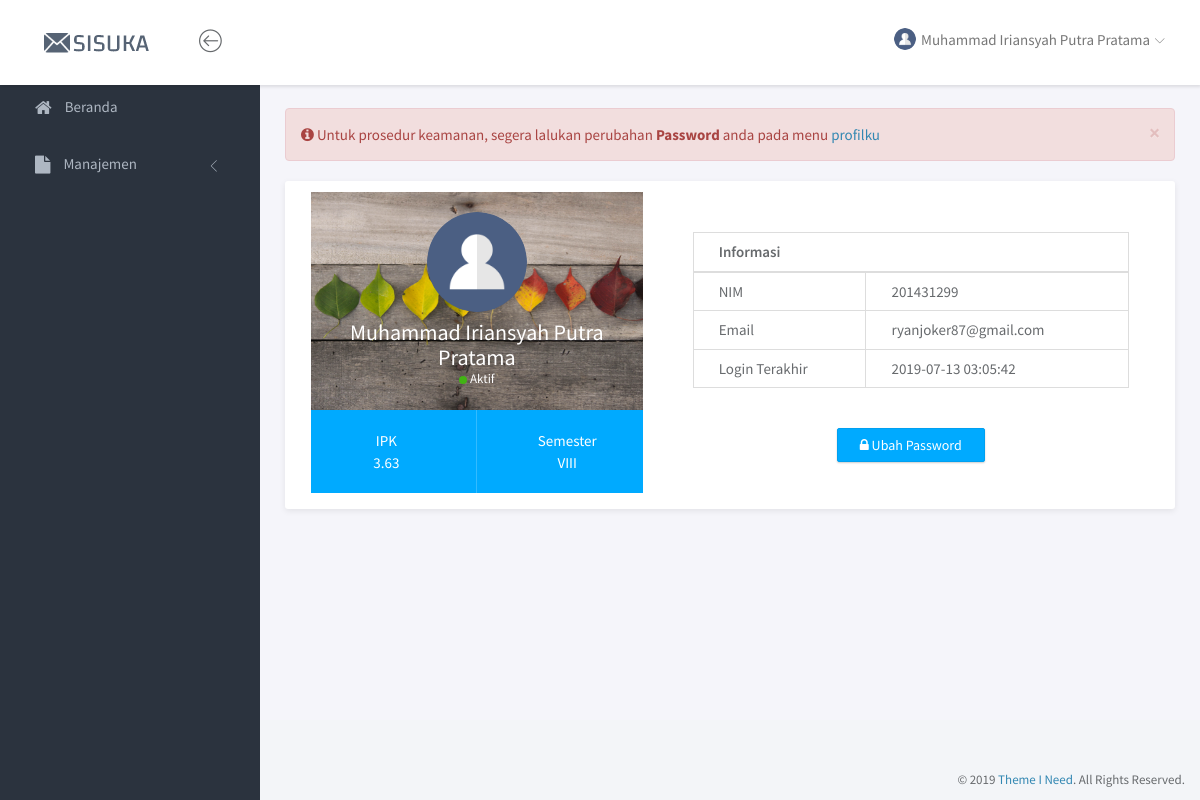
The app's page /index.php?page=profil (signed in), older data.
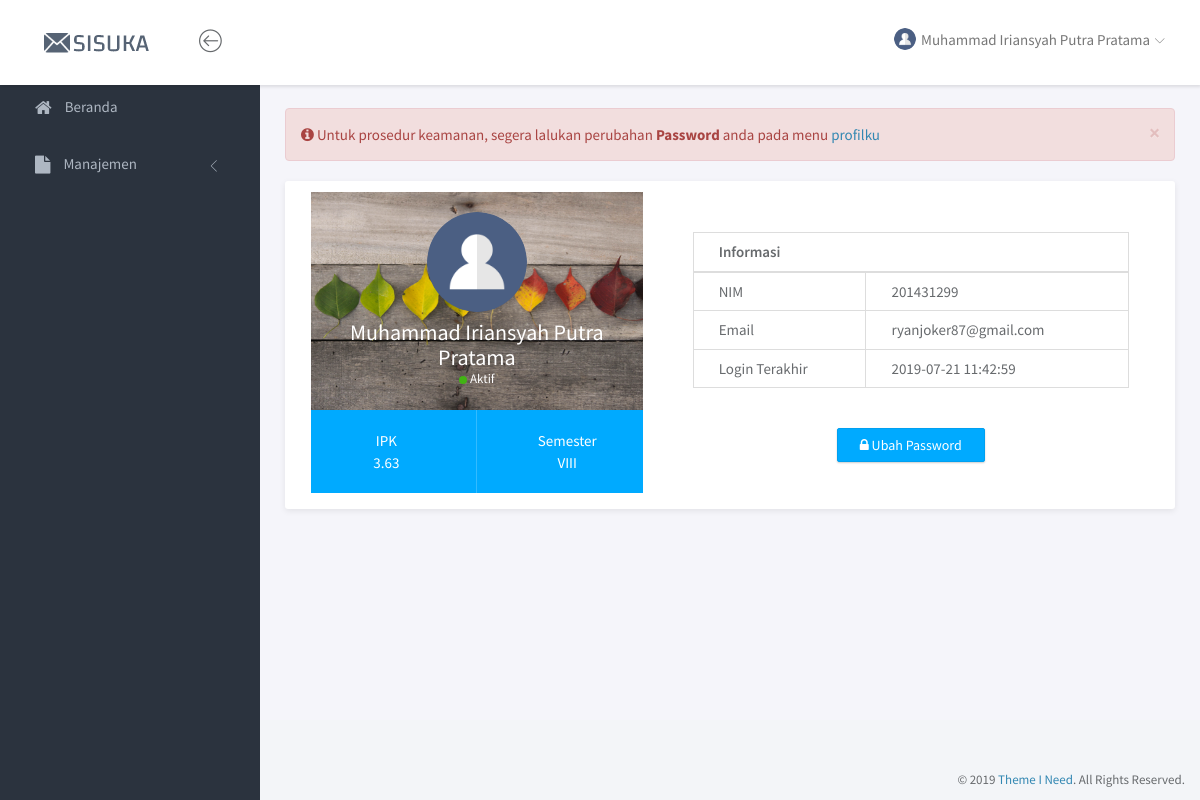
The same page, newer data.
### tables this page shows
CREATE TABLE `tbl_mahasiswa` (
  `nim` varchar(15) NOT NULL,
  `nama_lengkap` varchar(100) NOT NULL,
  `email` varchar(50) NOT NULL,
  `ipk` decimal(3,2) NOT NULL,
  `semester` varchar(5) NOT NULL,
  `password` varchar(10) NOT NULL,
  `terakhir_login` timestamp NULL DEFAULT NULL ON UPDATE CURRENT_TIMESTAMP
);

### page/profil/profil.php (the view, shortened to what this page needs)
<div class="panel panel-headline">
    <div class="panel-body">
        <div class="row">
            <div class="col-md-5">
                <div class="profile-header">
                    <div class="profile-main">
                        <img src="<?= $photo ?>" class="img-circle" width="100" alt="<?= $nama ?>">
                        <h3 class="name"><?= $nama ?></h3>
                        <span class="online-status status-available">Aktif</span>
                    </div>
                    <div class="profile-stat">
                        <div class="row">
                            <div class="col-md-6 stat-item">
                                <span>IPK</span> <?= $datauser['ipk'] ?>
                            </div>
                            <div class="col-md-6 stat-item">
                                <span>Semester</span> <?= $datauser['semester'] ?>
                            </div>
                        </div>
                    </div>
                </div>
            </div>
            <div class="col-md-7">
                <div class="profile-info informasiumum">
                    <table class="table table-bordered">
                        <thead>
                            <tr>
                                <th colspan="2">Informasi</th>
                            </tr>
                        </thead>
                        <tbody>
                            <tr>
                                <td>NIM</td>
                                <td><?= $datauser['nim'] ?></td>
                            </tr>
                            <tr>
                                <td>Email</td>
                                <td><?= $datauser['email'] ?></td>
                            </tr>
                            <tr>
                                <td>Login Terakhir</td>
                                <td><?= $datauser['terakhir_login'] ?></td>
                            </tr>
                        </tbody>
                    </table>
                </div>
                <div id="btneditpassword" class="text-center informasiumum"><button class="btn btn-primary"><i class="fa fa-lock"></i> Ubah Password</button></div>
            </div>
        </div>
    </div>
</div>

### index.php (shortened to what this page needs)
<?php
	if (!empty($_SESSION['username']) && !empty($_SESSION['password']) && !empty($_SESSION['role'])){
		include "lib/koneksi.php";
?>
<!doctype html>
<html lang="en">
<head>
	<link rel="stylesheet" href="assets/vendor/bootstrap/css/bootstrap.min.css">
	<link rel="stylesheet" href="assets/vendor/font-awesome/css/font-awesome.min.css">
	<link rel="stylesheet" href="assets/vendor/linearicons/style.css">
	<link rel="stylesheet" href="assets/vendor/chartist/css/chartist-custom.css">
	<link rel="stylesheet" href="assets/css/main.css">
	<link rel="stylesheet" href="assets/css/demo.css">
	<link rel="stylesheet" href="assets/vendor/font-awesome/css/font-awesome.min.css">
	<link rel="stylesheet" href="assets/vendor/datatables.net-bs/css/dataTables.bootstrap.min.css">
</head>
<body>
	<div id="wrapper">
		<?php
			include "service.php";
			include "header.php";
			include "sidebar.php";
		?>
		<div class="main">
			<div class="main-content">
				<div class="container-fluid">
					<?= reminderChangePassword($role, $_SESSION['username']) ?>
					<?php include "content.php"; ?>
				</div>
			</div>
		</div>
		<footer>
			<div class="container-fluid">
				<p class="copyright">&copy; 2019 <a href="https://www.themeineed.com" target="_blank">Theme I Need</a>. All Rights Reserved.</p>
			</div>
		</footer>
	</div>
</body>
</html>
<?php
} ?>

### header.php (shortened to what this page needs)
<nav class="navbar navbar-default navbar-fixed-top">
			<div class="brand">
				<a href="index.html"><img src="assets/img/sisuka.png" alt="Klorofil Logo" class="img-responsive logo"></a>
			</div>
			<div class="container-fluid">
				<div class="navbar-btn">
					<button type="button" class="btn-toggle-fullwidth"><i class="lnr lnr-arrow-left-circle"></i></button>
				</div>
				<div id="navbar-menu">
					<ul class="nav navbar-nav navbar-right">
						<li class="dropdown">
							<a href="#" class="dropdown-toggle" data-toggle="dropdown"><img src="<?= $photo ?>" class="img-circle" alt="Avatar"> <span><?= $nama ?></span> <i class="icon-submenu lnr lnr-chevron-down"></i></a>
						</li>
					</ul>
				</div>
			</div>
		</nav>

### sidebar.php (shortened to what this page needs)
<div id="sidebar-nav" class="sidebar">
	<div class="sidebar-scroll">
        <nav>
            <ul class="nav">
                <li><a href="?page=beranda" class=""><i class="fa fa-home"></i> <span>Beranda</span></a></li>
                <li>
                    <a href="#subPages" data-toggle="collapse" class="collapsed"><i class="fa fa-file"></i> <span>Manajemen</span> <i class="icon-submenu lnr lnr-chevron-left"></i></a>
                </li>
            </ul>
        </nav>
    </div>
</div>

### service.php (shortened to what this page needs)
<?php
$user       = $_SESSION['username'];
$role       = $_SESSION['role'];
if ($role == 1){
    $sql = mysqli_query($conn, "SELECT * FROM tbl_user WHERE username='$user'");
    $datauser = mysqli_fetch_array($sql);
    $nama = $datauser['username'];
    $photo = 'assets/img/admin.png';
} else {
    $sql = mysqli_query($conn, "SELECT * FROM tbl_mahasiswa WHERE nim='$user'");
    $datauser = mysqli_fetch_array($sql);
    $nama = $datauser['nama_lengkap'];
    $photo = 'assets/img/no-photo.png';
}
function reminderChangePassword($role, $nim){
    include "lib/koneksi.php";
    $temp = '';
    if ($role == 2){
        $q = mysqli_query($conn, "SELECT * FROM tbl_mahasiswa WHERE nim='$nim'");
        $data = mysqli_fetch_array($q);
        if (strcmp($nim,$data['password']) == 0){
            $temp = '<div class="alert alert-danger alert-dismissible" role="alert">'.
                        '<button type="button" class="close" data-dismiss="alert" aria-label="Close"><span aria-hidden="true">×</span></button>'.
                        '<i class="fa fa-info-circle"></i> Untuk prosedur keamanan, segera lalukan perubahan <strong>Password</strong> anda pada menu <a href="?page=profil">profilku</a>'.
                    '</div>';
        }
    }
    return $temp;
}
?>

### content.php
<?php
if (isset($_GET['page'])) $page=$_GET['page'];
else $page="beranda";
if ($page == "beranda")                 include("page/beranda.php");
elseif ($page == "logout")              include("page/logout.php");
    elseif ($page == "kategori")                     include("page/kategori/kategori.php");
    elseif ($page == "kategoritambah")               include("page/kategori/kategoritambah.php");
    elseif ($page == "kategoritambahpro")            include("page/kategori/kategoritambahpro.php");
    elseif ($page == "kategoriedit")                 include("page/kategori/kategoriedit.php");
    elseif ($page == "kategorieditpro")              include("page/kategori/kategorieditpro.php");
    elseif ($page == "kategorihapus")                include("page/kategori/kategorihapus.php");
    elseif ($page == "mahasiswa")                    include("page/mahasiswa/mahasiswa.php");
    elseif ($page == "mahasiswatambah")              include("page/mahasiswa/mahasiswatambah.php");
    elseif ($page == "mahasiswatambahpro")           include("page/mahasiswa/mahasiswatambahpro.php");
    elseif ($page == "mahasiswaedit")                include("page/mahasiswa/mahasiswaedit.php");
    elseif ($page == "mahasiswaeditpro")             include("page/mahasiswa/mahasiswaeditpro.php");
    elseif ($page == "mahasiswahapus")               include("page/mahasiswa/mahasiswahapus.php");
    elseif ($page == "persetujuansurat")             include("page/persetujuansurat/persetujuansurat.php");
    elseif ($page == "persetujuansurattambah")       include("page/persetujuansurat/persetujuansurattambah.php");
    elseif ($page == "persetujuansurattambahpro")    include("page/persetujuansurat/persetujuansurattambahpro.php");
    elseif ($page == "persetujuansuratedit")         include("page/persetujuansurat/persetujuansuratedit.php");
    elseif ($page == "persetujuansurateditpro")      include("page/persetujuansurat/persetujuansurateditpro.php");
    elseif ($page == "persetujuansurathapus")        include("page/persetujuansurat/persetujuansurathapus.php");
    elseif ($page == "listsurat")                    include("page/listsurat/listsurat.php");
    elseif ($page == "listsuratlihat")               include("page/listsurat/listsuratlihat.php");
    elseif ($page == "listsuratacc")                 include("page/listsurat/listsuratacc.php");
    elseif ($page == "listsurattolak")               include("page/listsurat/listsurattolak.php");
    elseif ($page == "listsuratmhs")                 include("page/listsurat/listsuratmhs.php");
    elseif ($page == "listsurataccperusahaan")       include("page/listsurat/listsurataccperusahaan.php");
    elseif ($page == "surat")                        include("page/surat/surat.php");
    elseif ($page == "surattambah")                  include("page/surat/surattambah.php");
    elseif ($page == "surattambahpro")               include("page/surat/surattambahpro.php");
    elseif ($page == "suratedit")                    include("page/surat/suratedit.php");
    elseif ($page == "surateditpro")                 include("page/surat/surateditpro.php");
    elseif ($page == "surathapus")                   include("page/surat/surathapus.php");
    elseif ($page == "suratSKL")                     include("page/surat/suratSKL.php");
    elseif ($page == "suratSKK")                     include("page/surat/suratSKK.php");
    elseif ($page == "suratSR")                      include("page/surat/suratSR.php");
    elseif ($page == "suratSRK")                     include("page/surat/suratSRK.php");
    elseif ($page == "suratSM")                      include("page/surat/suratSM.php");
    elseif ($page == "suratkonfirmasi")              include("page/surat/suratkonfirmasi.php");
    elseif ($page == "profil")                       include("page/profil/profil.php");
    elseif ($page == "profiledit")                   include("page/profil/profiledit.php");
    else "Halaman tidak ditemukan";
?>

Row changes from the older to the newer data that the page shows:
changed tbl_mahasiswa "Muhammad Iriansyah Putra Pratama": terakhir_login "2019-07-13 03:05:42" → "2019-07-21 11:42:59"
